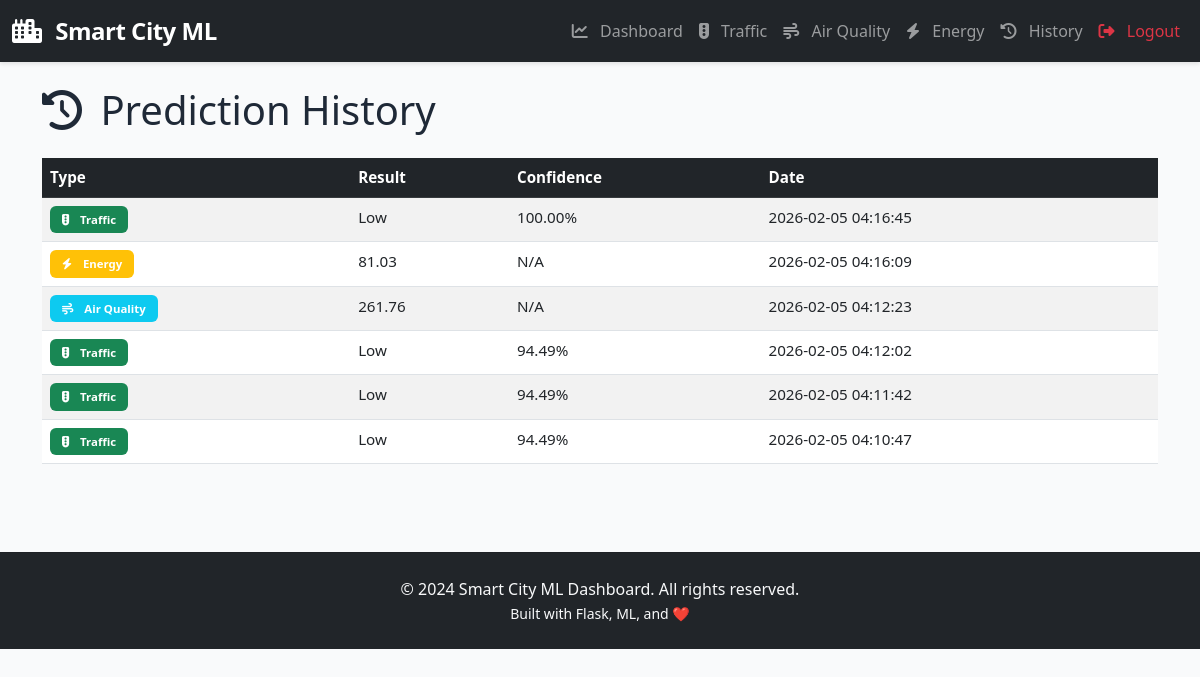
Screenshot of /history (signed in) with the database file from the repository.
### website/models.py (models this page shows, shortened)
class Prediction(db.Model):
    __tablename__ = 'predictions'
    id = db.Column(db.Integer, primary_key=True)
    user_id = db.Column(db.Integer, db.ForeignKey('users.id'), nullable=False, index=True)
    prediction_type = db.Column(db.String(50), nullable=False)  # traffic, air_quality, energy
    input_data = db.Column(db.JSON, nullable=False)
    prediction_result = db.Column(db.Float, nullable=False)
    confidence = db.Column(db.Float, nullable=True)
    created_at = db.Column(db.DateTime, default=datetime.utcnow, index=True)

### website/routes.py (the view)
@main_bp.route('/history')
@login_required
def history():
    predictions = Prediction.query.filter_by(user_id=current_user.id)\
        .order_by(Prediction.created_at.desc()).all()
    return render_template('history.html', predictions=predictions)

### website/templates/history.html (shortened to what this page needs)
{% extends "base.html" %}
{% block content %}
<div class="row">
    <div class="col-12">
        <h1 class="mb-4">
            <i class="fas fa-history"></i> Prediction History
        </h1>
    </div>
</div>
{% if predictions %}
<div class="table-responsive">
    <table class="table table-striped table-hover">
        <thead class="table-dark">
            <tr>
                <th>Type</th>
                <th>Result</th>
                <th>Confidence</th>
                <th>Date</th>
            </tr>
        </thead>
        <tbody>
            {% for pred in predictions %}
            <tr>
                <td>
                    {% if pred.prediction_type == 'traffic' %}
                    <span class="badge bg-success">
                        <i class="fas fa-traffic-light"></i> Traffic
                    </span>
                    {% elif pred.prediction_type == 'air_quality' %}
                    <span class="badge bg-info">
                        <i class="fas fa-wind"></i> Air Quality
                    </span>
                    {% else %}
                    <span class="badge bg-warning">
                        <i class="fas fa-bolt"></i> Energy
                    </span>
                    {% endif %}
                </td>
                <td>
                    {% if pred.prediction_type == 'traffic' %}
                        {% set labels = ['Low', 'Medium', 'High'] %}
                        {{ labels[pred.prediction_result|int] }}
                    {% else %}
                        {{ "%.2f"|format(pred.prediction_result) }}
                    {% endif %}
                </td>
                <td>
                    {% if pred.confidence %}
                    {{ "%.2f%%"|format(pred.confidence * 100) }}
                    {% else %}
                    N/A
                    {% endif %}
                </td>
                <td>
                    {{ pred.created_at.strftime('%Y-%m-%d %H:%M:%S') }}
                </td>
            </tr>
            {% endfor %}
        </tbody>
    </table>
</div>
{% else %}
<div class="alert alert-info" role="alert">
    <i class="fas fa-info-circle"></i> No predictions yet. Start by making a prediction!
</div>
{% endif %}
{% endblock %}

### website/static/css/style.css (style rules this page uses)
:root { --primary-color: #667eea; --secondary-color: #764ba2; --success-color: #10b981; --warning-color: #f59e0b; --danger-color: #ef4444; --light-bg: #f3f4f6; --dark-text: #1f2937; }
* { margin: 0; padding: 0; box-sizing: border-box; }
body { font-family: 'Segoe UI', Tahoma, Geneva, Verdana, sans-serif; color: var(--dark-text); background-color: #f9fafb; }
.bg-primary, .bg-success, .bg-info, .bg-warning { border-radius: 12px; }
.table { font-size: 0.95rem; }
.table-dark { background-color: #2d3748; }
.badge { padding: 8px 12px; border-radius: 6px; font-weight: 600; }
i { margin-right: 8px; }

### rows the page displays
Prediction: prediction_type "traffic" (drawn), prediction_result "Low", pred.confidence*100 "100.00%", created_at "2026-02-05 04:16:45"
Prediction: prediction_type "energy" (drawn), prediction_result "81.03", shows "N/A", created_at "2026-02-05 04:16:09"
Prediction: prediction_type "air_quality" (drawn), prediction_result "261.76", shows "N/A", created_at "2026-02-05 04:12:23"
Prediction: prediction_type "traffic" (drawn), prediction_result "Low", pred.confidence*100 "94.49%", created_at "2026-02-05 04:12:02"
Prediction: prediction_type "traffic" (drawn), prediction_result "Low", pred.confidence*100 "94.49%", created_at "2026-02-05 04:11:42"
Prediction: prediction_type "traffic" (drawn), prediction_result "Low", pred.confidence*100 "94.49%", created_at "2026-02-05 04:10:47"
